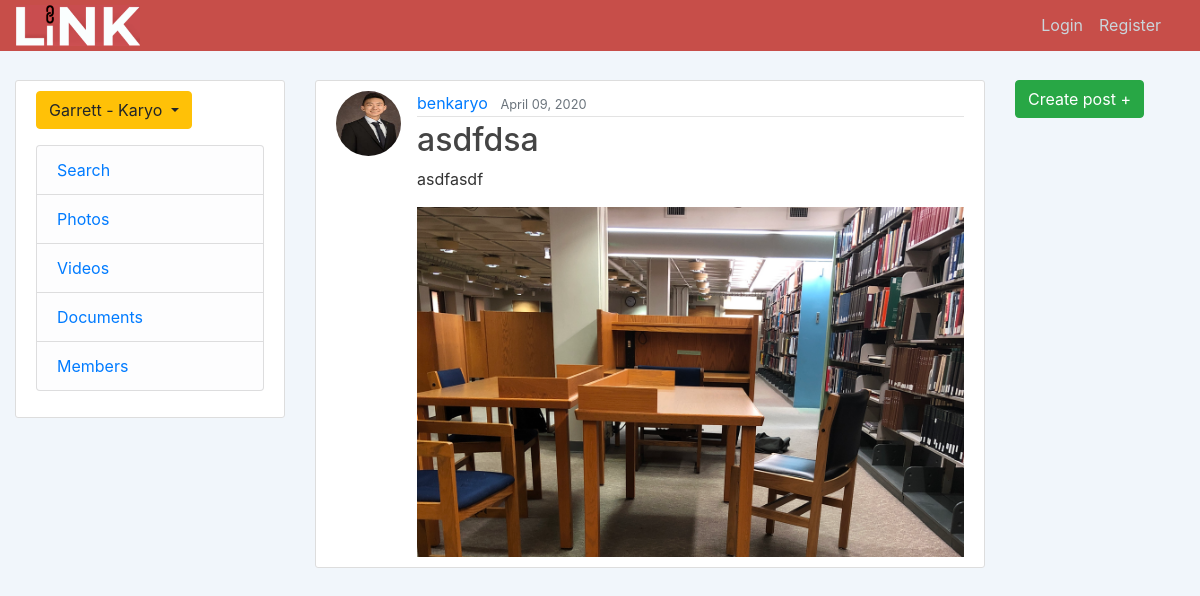
The page /post/8/ on the database its author committed.
### journal/models.py (models this page shows, shortened)
class Post(models.Model):
    title = models.CharField(max_length=100)
    content = models.TextField()
    image = models.ImageField(default='NULL', upload_to='profile_pics')
    date_posted = models.DateTimeField(default=timezone.now)
    author = models.ForeignKey(User, on_delete=models.CASCADE)

### users/models.py (models this page shows, shortened)
class Profile(models.Model):
    user = models.OneToOneField(User, on_delete=models.CASCADE)
    image = models.ImageField(default='default.jpg', upload_to='profile_pics')

### journal/views.py (the view)
# urls.py: path('post/<int:pk>/', PostDetailView.as_view(), name='post-detail'),
class PostDetailView(DetailView):
    model = Post

### journal/templates/journal/post_detail.html (shortened to what this page needs)
{% extends "journal/base.html" %}
{% block content %}
  <article class="media content-section">
    <img class="rounded-circle article-img" src="{{ object.author.profile.image.url }}">
    <div class="media-body">
      <div class="article-metadata">
        <a class="mr-2" href="{% url 'user-posts' object.author.username %}">{{ object.author }}</a>
        <small class="text-muted">{{ object.date_posted|date:"F d, Y" }}</small>
      </div>
      <h2 class="article-title">{{ object.title }}</h2>
      <p class="article-content">{{ object.content }}</p>
      {% if post.image != 'NULL' %}
          <img class="post-photos" src="{{ post.image.url }}">
      {% endif %}
    </div>
  </article>
{% endblock content %}

### journal/static/journal/main.css (style rules this page uses)
body { background: rgb(241, 246, 251); color: #333333; margin-top: 5rem; }
h1, h2, h3, h4, h5, h6 { color: #444444; }
.content-section { background: #ffffff; padding: 10px 20px; border: 1px solid #dddddd; border-radius: 3px; margin-bottom: 20px; }
.article-title { color: #444444; }
.article-content { white-space: pre-line; }
.article-img { height: 65px; width: 65px; margin-right: 16px; }
.article-metadata { padding-bottom: 1px; margin-bottom: 4px; border-bottom: 1px solid #e3e3e3 }
.post-photos { max-width: 100%; }

### rows shown on the page
Post: author.profile.image (placeholder picture), author "benkaryo", date_posted "April 09, 2020", title "asdfdsa", content "asdfasdf", image (picture)
